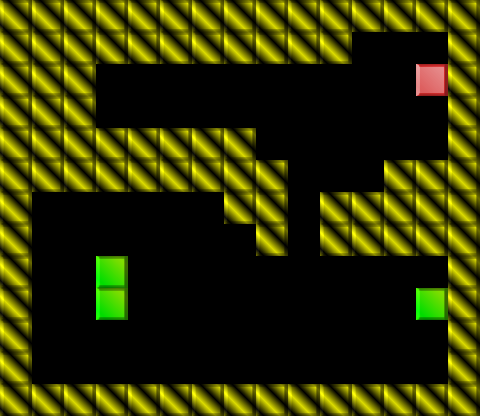

Rendered tile map (Tiled .tmx) drawn with the repository's tilesets; below, a short description and the map source with its tile grids summarised:
An orthogonal 15x13 tile map with 32x32 px tiles, 1 tile layer (map) and 4 objects.

<map version="1.0" orientation="orthogonal" renderorder="right-down" width="15" height="13" tilewidth="32" tileheight="32">
 <tileset firstgid="1" name="tiles" tilewidth="32" tileheight="32">
  <image source="../tiles.png" width="128" height="32" />
 </tileset>
 <layer name="map" width="15" height="13">
  <data>[195 cells, 98 non-empty, 3 distinct tile ids]</data>
 </layer>
 <objectgroup color="#0000ff" name="connection">
  <properties>
   <property name="connectGroups" value="1" />
   <property name="controllable" value="1" />
   <property name="farAway" value="0" />
   <property name="pushable" value="0" />
   <property name="pusher" value="0" />
  </properties>
  <object x="96" y="64" width="32" height="64">
   <properties>
    <property name="connectGroups" value="1" />
    <property name="pusher" value="1" />
   </properties>
  </object>
  <object x="224" y="64" width="32" height="32">
   <properties>
    <property name="connectGroups" value="4" />
    <property name="controllable" value="0" />
    <property name="farAway" value="1" />
    <property name="pushable" value="1" />
   </properties>
  </object>
  <object x="160" y="224" width="32" height="32">
   <properties>
    <property name="connectGroups" value="2" />
    <property name="farAway" value="1" />
   </properties>
  </object>
 </objectgroup>
 <objectgroup name="special">
  <object x="288" y="192" width="32" height="32">
   <properties>
    <property name="denyDirections" value="U" />
   </properties>
  </object>
 </objectgroup>
</map>
